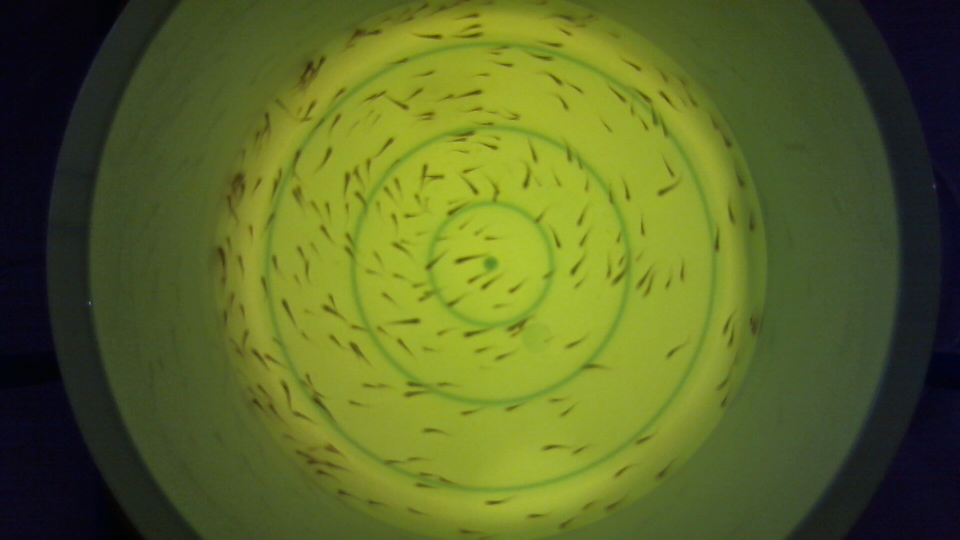
#> input picture IMAGES/300/my_photo-1.jpg, 1920 x 1080 px (shown at 1/2 size); its folder holds only this picture in this run
$ jupyter execute FC_GSC_300.ipynb
#> lines starting #> are read from the running program, lines starting #| are printed output that depends on the picture; after the words box and inside, x2 and y2 are one past the last pixel; in counts of white or black regions, pixels touching at a corner belong together; long printed decimals are rounded
# Fry Counter Grid Search Contours (FC_GSC_300)

[cell 1]
import cv2 as cv
import numpy as np
import os

[cell 2]
# Function for opening image
def get_img(img_path, grayscale=True):
#> called with img_path = '../IMAGES/300/my_photo-1.jpg', grayscale = True
    img = cv.imread(img_path)
#> img is the input picture: shape (1080, 1920, 3); mean B, G, R 38.8, 102.7, 90.3
    if grayscale:
        return cv.cvtColor(img, cv.COLOR_BGR2GRAY)
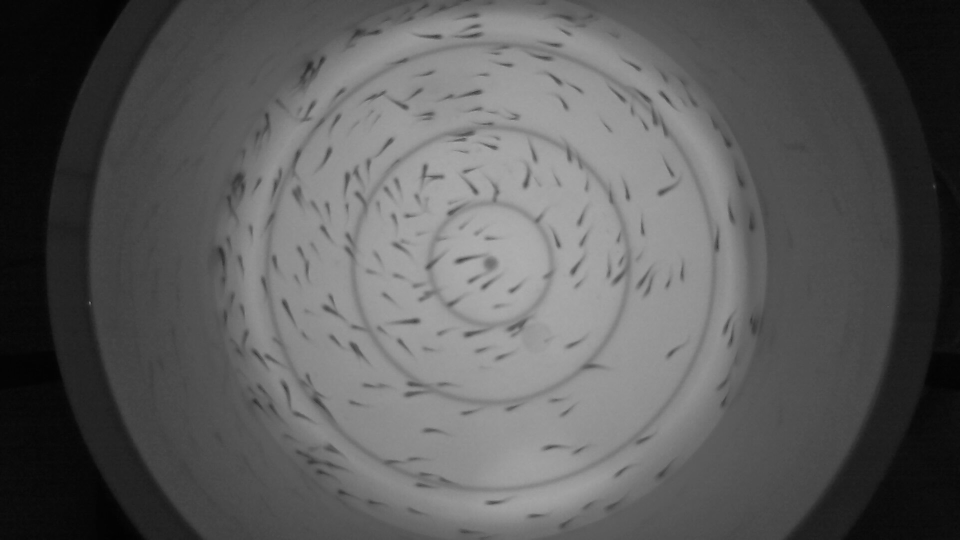
#> returned value: shape (1080, 1920) (shown at 1/2 size); min 1, max 182, mean 91.7
#> call 2 of get_img, with img_path = '../IMAGES/100/background.jpg', grayscale = True
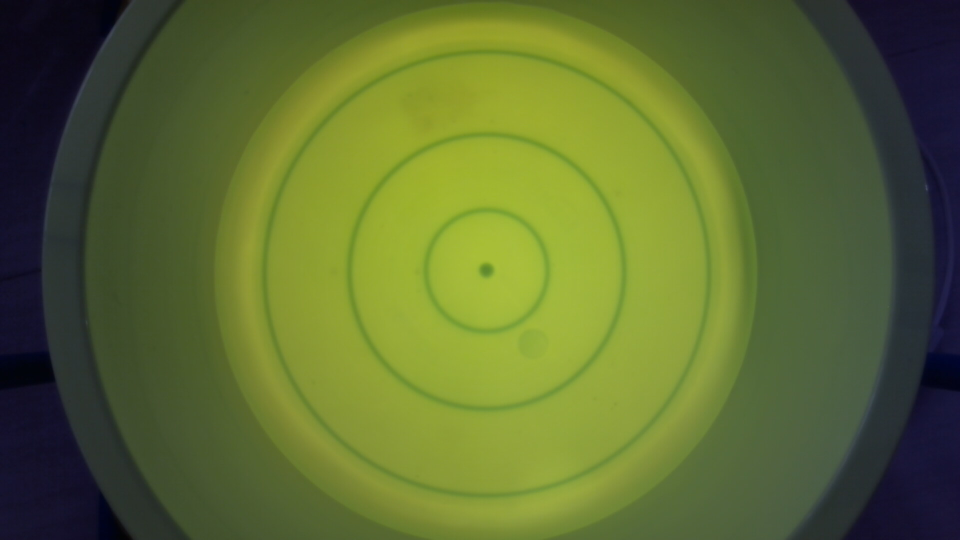
#> input picture IMAGES/100/background.jpg, 1920 x 1080 px (shown at 1/2 size)
#> in get_img, img is the input picture: shape (1080, 1920, 3); mean B, G, R 49.4, 107.8, 93.4
#> in get_img (call 2), `return cv.cvtColor(img, cv.COLOR_BGR2GRAY)`:
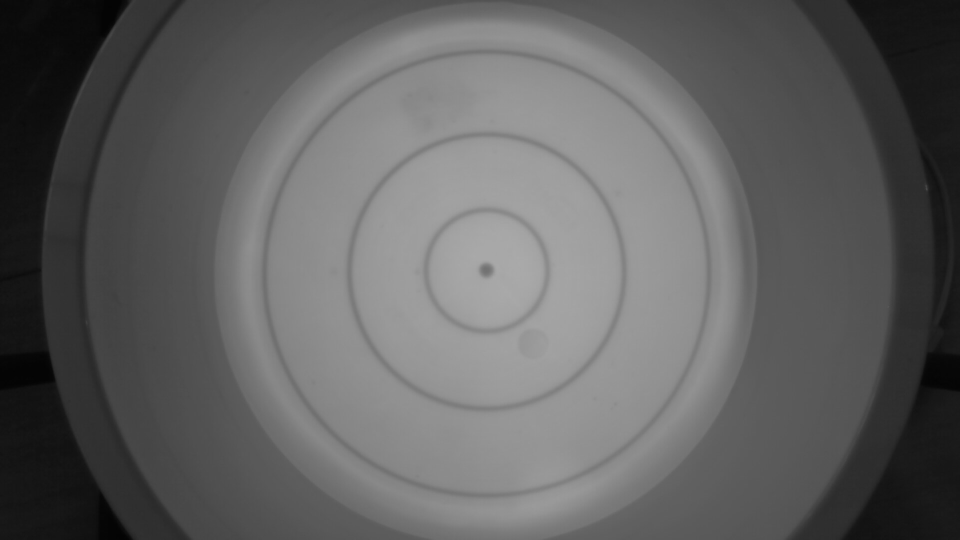
#> returned value: shape (1080, 1920) (shown at 1/2 size); min 2, max 170, mean 96.8
    return img

[cell 3]
# Function for cropping image
def crop_img(img):
    img_centerX = img.shape[1] // 2
#> img_centerX = 960
    img_centerY = img.shape[0] // 2
#> img_centerY = 540

    # Initialize mask to use
    mask = np.zeros(img.shape, dtype=np.uint8)

    # Crop the image
    region_to_cut = cv.ellipse(mask, (img_centerX, img_centerY), (547, 547), 0, 0, 360, 255, -1)
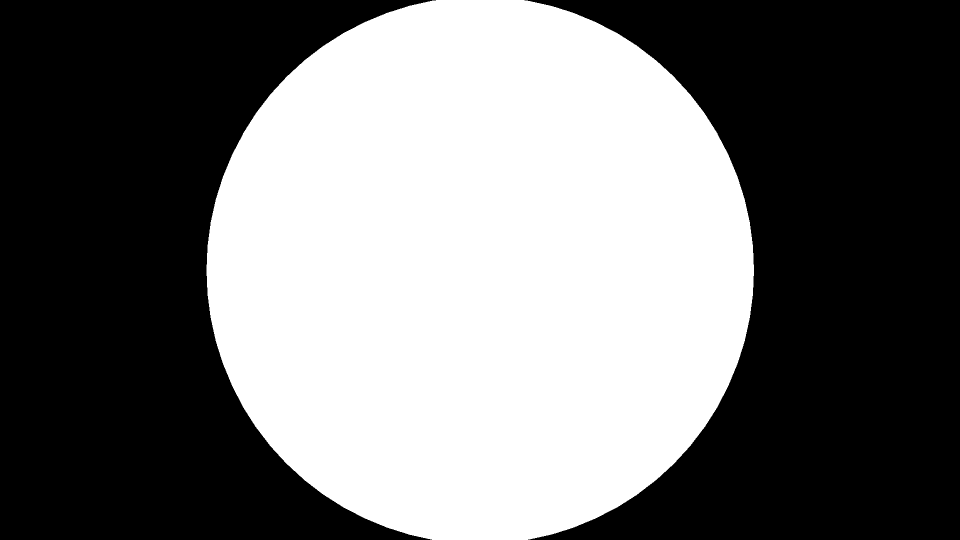
#> mask: shape (1080, 1920) (shown at 1/2 size); 45.3% white; 1 white region, box (x1, y1, x2, y2) and area: (413, 0, 1508, 1080) 938950
    cropped_img = cv.bitwise_or(img, img, mask=region_to_cut)
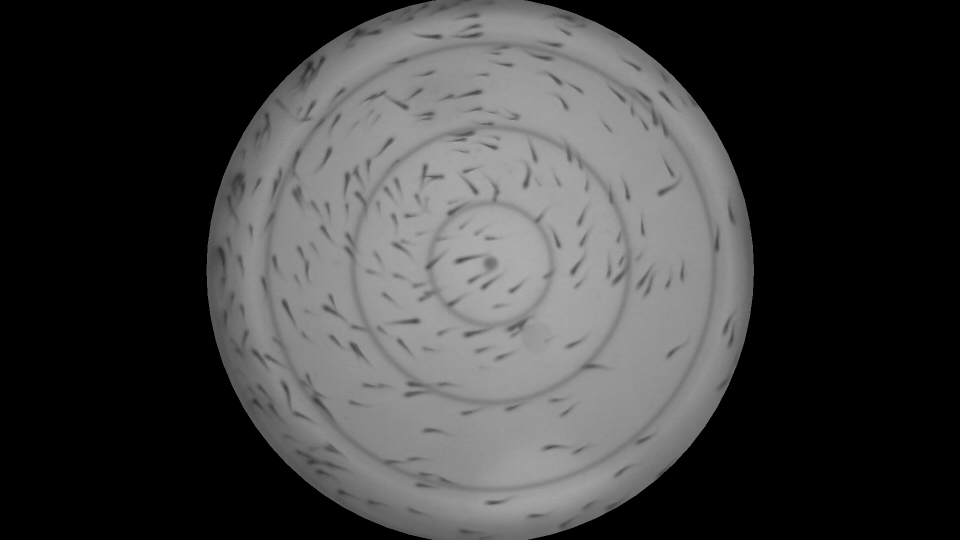
#> cropped_img: shape (1080, 1920) (shown at 1/2 size); min 0, max 182, mean 62.7
    return cropped_img[:, img_centerX-600:img_centerX+600]
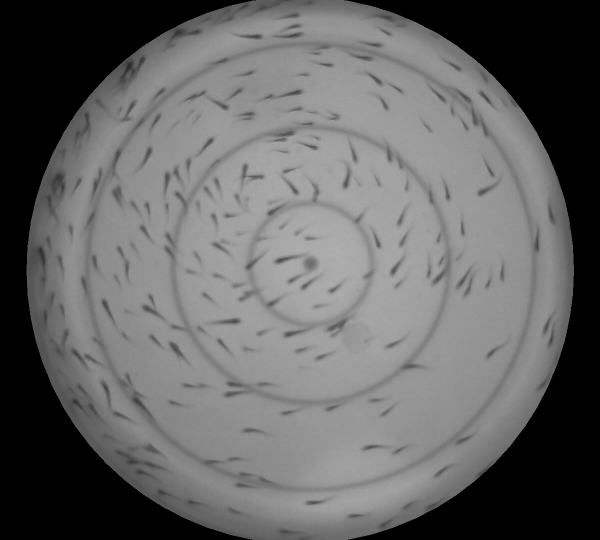
#> returned value: shape (1080, 1200) (shown at 1/2 size); min 0, max 182, mean 100.3
#> in crop_img (call 2), `cropped_img = cv.bitwise_or(img, img, mask=region_to_cut)`:
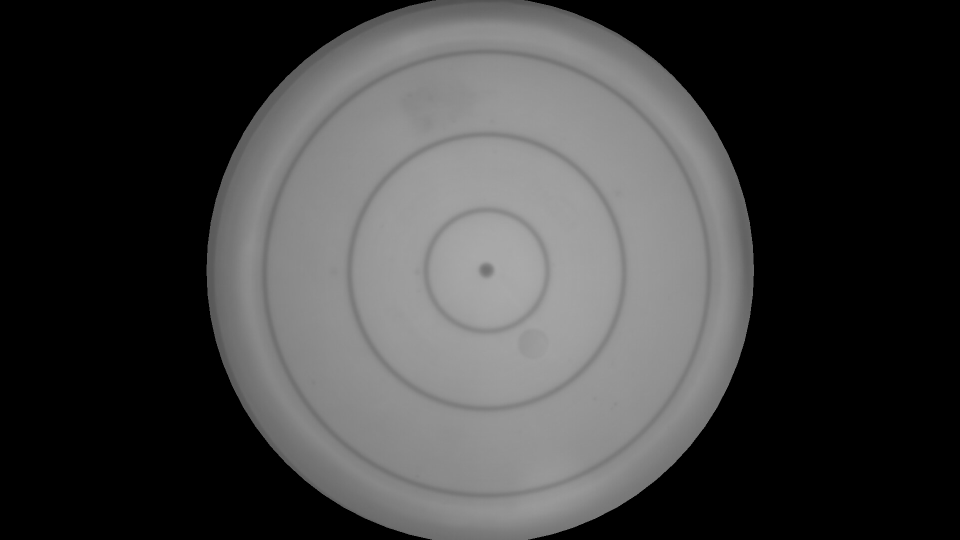
#> cropped_img: shape (1080, 1920) (shown at 1/2 size); min 0, max 170, mean 63.3
#> in crop_img (call 2), `return cropped_img[:, img_centerX-600:img_centerX+600]`:
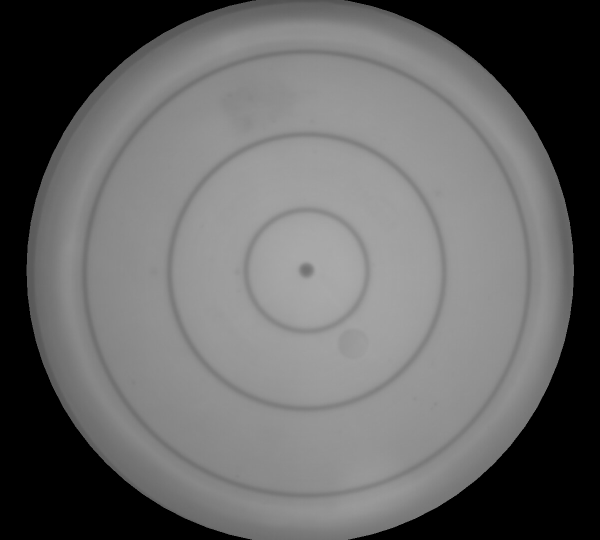
#> returned value: shape (1080, 1200) (shown at 1/2 size); min 0, max 170, mean 101.3

[cell 4]
# Gaussian Blur Function
def gaussian_blur(img, kernel_a, kernel_b):
#> called with kernel_a = 3, kernel_b = 3
    return cv.GaussianBlur(img, (kernel_a, kernel_b), 0)

[cell 5]
# Remove the background from the fry image
def img_diff(img, bg_img):
    return cv.absdiff(img, bg_img)
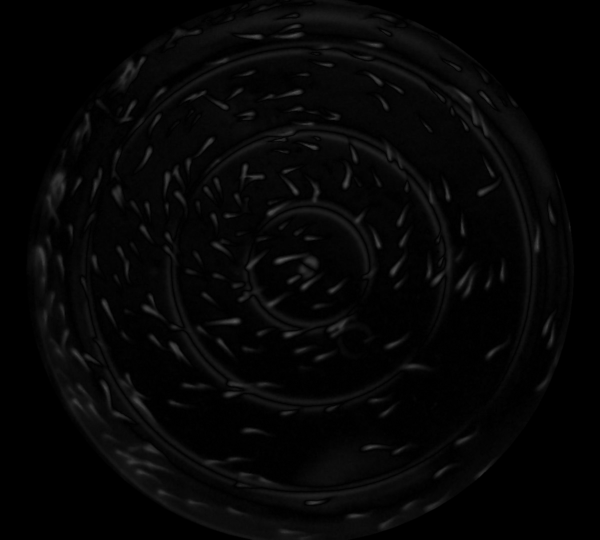
#> returned value: shape (1080, 1200) (shown at 1/2 size); min 0, max 90, mean 5.7

[cell 6]
# Image Segmentation Using Thresholding Function
def threshold_img(diff_img, type='OTSU', block=0, c=0):
#> called with type = 'OTSU', block = 0, c = 0
    if type == 'OTSU':
        _, thresh_img = cv.threshold(diff_img, 0, 255, cv.THRESH_BINARY + cv.THRESH_OTSU)
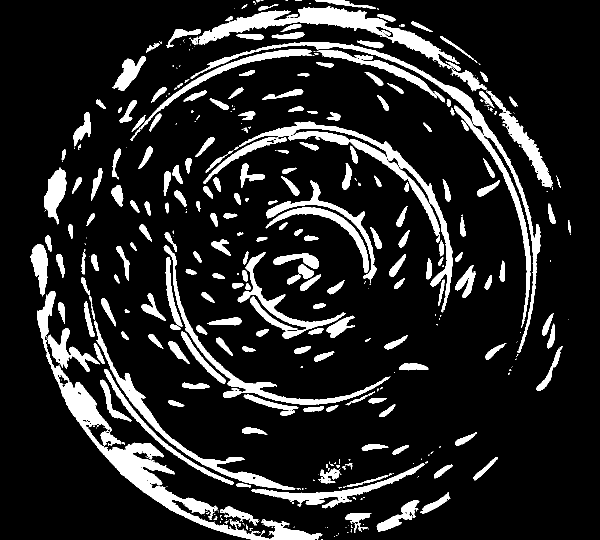
#> thresh_img: shape (1080, 1200) (shown at 1/2 size); 14.1% white; 439 white regions (203 under 20 px)
        return thresh_img
    else:
        return cv.adaptiveThreshold(diff_img, 255, cv.ADAPTIVE_THRESH_GAUSSIAN_C, cv.THRESH_OTSU, block, c)

[cell 7]
# Histogram Counter
def histogram_counter(thres_img, pixel_to_count='white'):
    if pixel_to_count == 'white':
        return np.count_nonzero(thres_img == 255)
    else:
        return np.count_nonzero(thres_img == 0)

[cell 8]
# Countour Detection
def contour_detection(thres_img):
    contours, _ = cv.findContours(thres_img, cv.RETR_TREE, cv.CHAIN_APPROX_SIMPLE)
#> contours = 610 contours, 379 with area under 20; largest, box (x1, y1, x2, y2) and area: (74, 582, 645, 1080) 21052, (397, 12, 919, 138) 12659, (381, 84, 1081, 706) 8554, (188, 641, 591, 980) 6548, (478, 243, 906, 625) 6534
    return contours

# GRID SEARCH

[cell 9]
# Path to the images (300)
path = '../IMAGES/300/'
list_images_300 = [f for f in os.listdir(path) if f.startswith('my_photo')]
list_paths_300 = [path + f for f in list_images_300]

[cell 10]
# Kernel values for Grid Searching

# Kernel values for Fry Image
kernel_values_a = [3, 5, 7, 9]
kernel_values_b = [3, 5, 7, 9]

# Kernel values for Background Image
kernel_values_c = [3, 5, 7, 9]
kernel_values_d = [3, 5, 7, 9]

[cell 11]
# Initialize the best accuracy (FOR 300 FRIES)
best_accuracy_300 = None
best_300_a = None
best_300_b = None
best_300_c = None
best_300_d = None

for a in kernel_values_a:
    for b in kernel_values_b:
        for c in kernel_values_c:
            for d in kernel_values_d:
                contours_val = np.array([])
                for img_path in list_paths_300:
                    img = get_img(img_path)
                    bg_img = get_img('../IMAGES/100/background.jpg')

                    # Crop the image
                    img = crop_img(img)
                    bg_img = crop_img(bg_img)

                    # Gaussian Blur
                    img = gaussian_blur(img, a, b)
                    bg_img = gaussian_blur(bg_img, c, d)

                    # Image Difference
                    diff_img = img_diff(img, bg_img)

                    # OTSU Thresholding
                    thres_img = threshold_img(diff_img)

                    # Contour Detection
                    contours = contour_detection(thres_img)
                    contours_val = np.append(contours_val, len(contours))
#> contours_val = [610]
                # Accuracy measures how close is the mean contours to 300
                diff_to_300 = np.abs(np.mean(contours_val) - 300)
#> diff_to_300 = 310
                accuracy = ((300 - diff_to_300) / 300 ) * 100
#> accuracy = -3.33
                if best_accuracy_300 is None or accuracy > best_accuracy_300:
                    best_accuracy_300 = accuracy
#> best_accuracy_300 = -3.33
                    best_300_a = a
                    best_300_b = b
                    best_300_c = c
                    best_300_d = d

print(f"Best Accuracy for 300 images: {best_accuracy_300} \nBest Kernel for Fry Images: ({best_300_a}, {best_300_b}) \nBest Kernel for Background Images: ({best_300_c}, {best_300_d})")
#| Best Accuracy for 300 images: 24.667
#| Best Kernel for Fry Images: (9, 5)
#| Best Kernel for Background Images: (9, 7)
